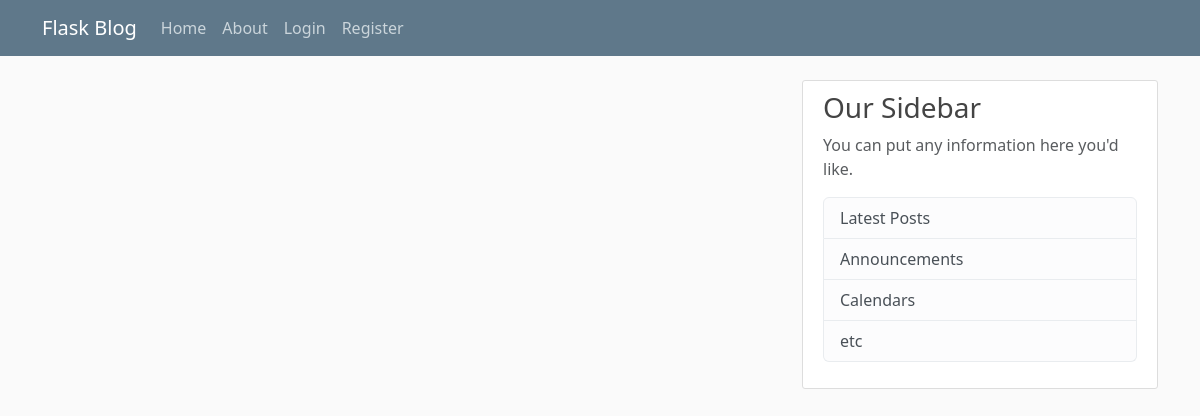
The app's page /home, older data.
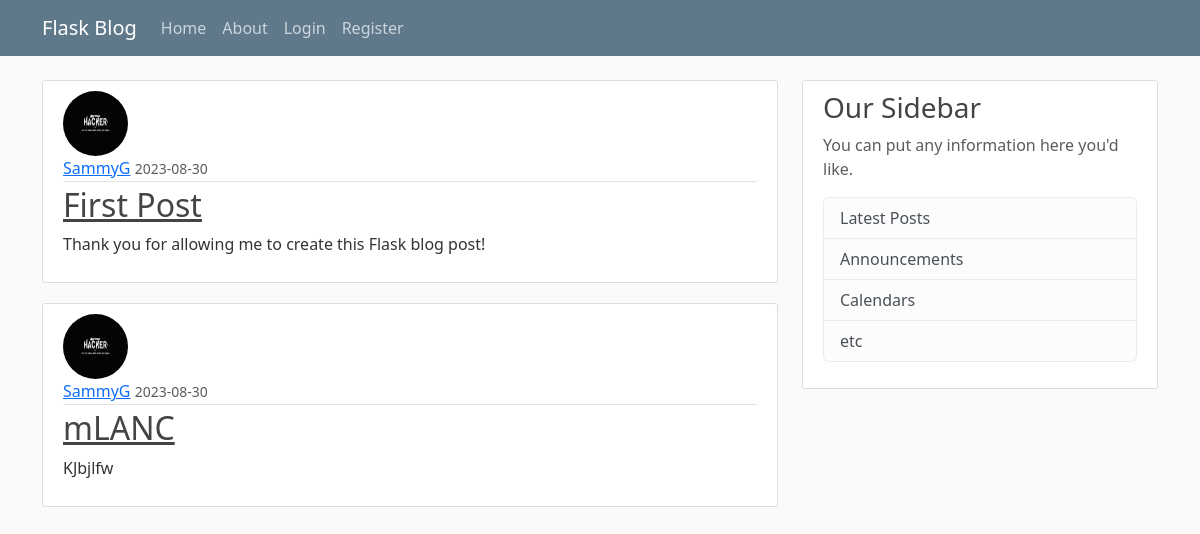
The same page, newer data.
### flaskblog/models.py (models this page shows, shortened)
class Post(db.Model):
    id = db.Column(db.Integer, primary_key=True)
    title = db.Column(db.String(100), nullable=False)
    date_posted = db.Column(db.DateTime, nullable=False, default=datetime.utcnow)
    content = db.Column(db.Text, nullable=False)
    user_id = db.Column(db.Integer, db.ForeignKey('user.id'), nullable=False)

class User(db.Model, UserMixin):
    id = db.Column(db.Integer, primary_key=True)
    username = db.Column(db.String(20), unique=True, nullable=False)
    email = db.Column(db.String(120), unique=True, nullable=False)
    image_file = db.Column(db.String(20), nullable=False, default="default.jpg")
    password = db.Column(db.String(60), nullable=False)
    posts = db.relationship("Post", backref="author", lazy=True)

### flaskblog/routes.py (the view)
@app.route("/")
@app.route("/home")
def home():
    posts = Post.query.all()
    return render_template("home.html", posts=posts, title="Home Page")

### flaskblog/templates/home.html
{% extends "layout.html" %}
{% block content %}
    {% for post in posts %}
    <article class="media content-section">
      <img class="rounded-circle article-img" src="{{ url_for('static', filename= 'profile_pic/' + post.author.image_file) }}" />
        <div class="media-body">
          <div class="article-metadata">
            <a class="mr-2" href="#">{{ post.author.username }}</a>
            <small class="text-muted">{{ post.date_posted.strftime('%Y-%m-%d') }}</small>
          </div>
          <h2><a class="article-title" href="#">{{ post.title }}</a></h2>
          <p class="article-content">{{ post.content }}</p>
        </div>
      </article>
    {% endfor %}
{% endblock content %}

Row changes from the older to the newer data that the page shows:
added Post: image_file (picture), author.username "SammyG", date_posted "2023-08-30", title "First Post", content "Thank you for allowing me to create this Flask blog post!"
added Post: image_file (picture), author.username "SammyG", date_posted "2023-08-30", title "mLANC", content "KJbjlfw"
